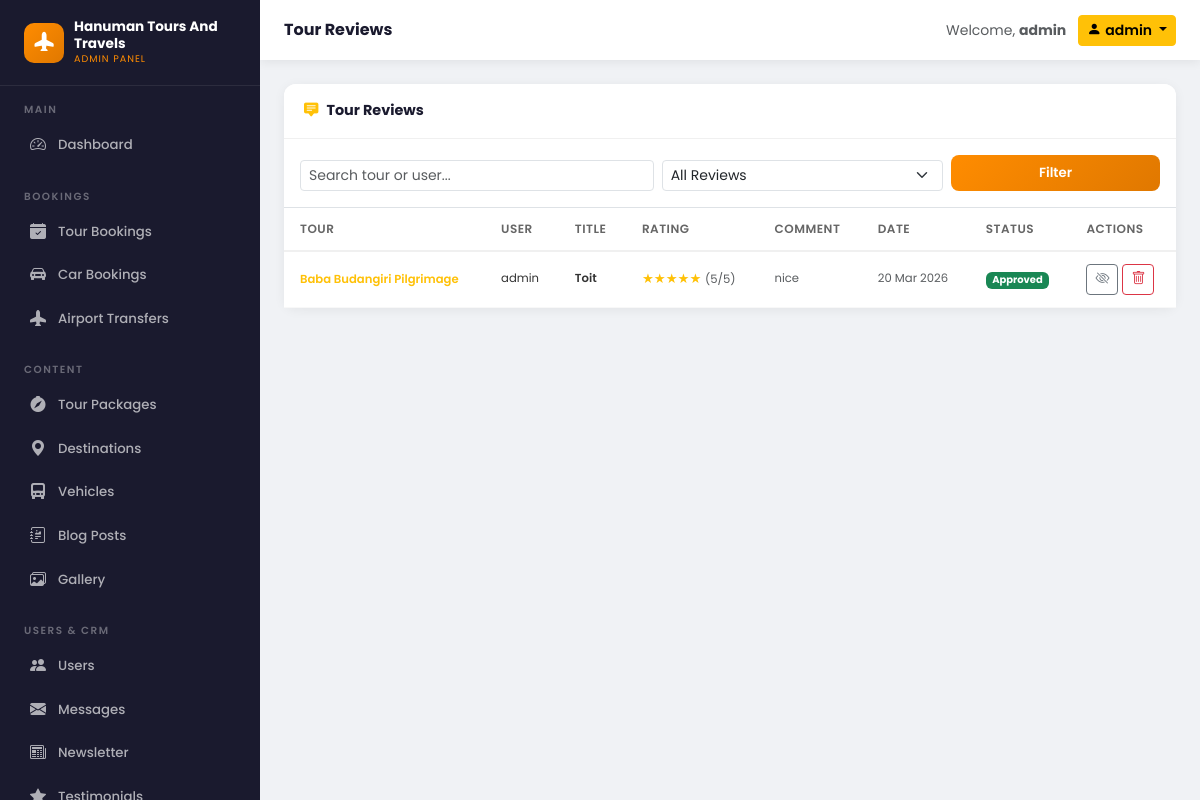
Screenshot of /panel/reviews/ (signed in) with the database file from the repository.
### tours/models.py (models this page shows, shortened)
class Review(models.Model):
    tour = models.ForeignKey(TourPackage, on_delete=models.CASCADE, related_name='reviews')
    user = models.ForeignKey(User, on_delete=models.CASCADE)
    rating = models.PositiveSmallIntegerField(choices=[(i, i) for i in range(1, 6)])
    title = models.CharField(max_length=200)
    comment = models.TextField()
    is_approved = models.BooleanField(default=False)
    created_at = models.DateTimeField(auto_now_add=True)
    class Meta:
        ordering = ['-created_at']
        unique_together = ['tour', 'user']

class TourPackage(models.Model):
    DIFFICULTY_CHOICES = [
        ('easy', 'Easy'),
        ('moderate', 'Moderate'),
        ('challenging', 'Challenging'),
    ]
    TYPE_CHOICES = [
        ('adventure', 'Adventure'),
        ('cultural', 'Cultural'),
        ('religious', 'Religious'),
        ('beach', 'Beach'),
        ('hill', 'Hill Station'),
        ('wildlife', 'Wildlife'),
        ('honeymoon', 'Honeymoon'),
        ('family', 'Family'),
    ]
    title = models.CharField(max_length=300)
    slug = models.SlugField(unique=True)
    destination = models.ForeignKey(Destination, on_delete=models.CASCADE, related_name='packages')
    tour_type = models.CharField(max_length=50, choices=TYPE_CHOICES, default='cultural')
    difficulty = models.CharField(max_length=20, choices=DIFFICULTY_CHOICES, default='easy')
    description = models.TextField()
    highlights = models.TextField(help_text='One highlight per line')
    duration_days = models.PositiveIntegerField()
    duration_nights = models.PositiveIntegerField()
    price_per_person = models.DecimalField(max_digits=10, decimal_places=2)
    discounted_price = models.DecimalField(max_digits=10, decimal_places=2, null=True, blank=True)
    max_group_size = models.PositiveIntegerField(default=20)
    min_age = models.PositiveIntegerField(default=5)
    thumbnail = models.ImageField(upload_to='tours/thumbnails/', blank=True)
    thumbnail_url = models.URLField(blank=True, help_text='Auto-filled image URL (used when no file is uploaded)')
    is_featured = models.BooleanField(default=False)
    is_active = models.BooleanField(default=True)
    created_at = models.DateTimeField(auto_now_add=True)
    class Meta:
        ordering = ['-created_at']

### core/custom_admin_views.py (the view)
# urls.py: path('reviews/', v.reviews_list, name='custom_admin_reviews'),
@login_required
@staff_required
def reviews_list(request):
    status = request.GET.get('status', '')
    q = request.GET.get('q', '')
    qs = Review.objects.select_related('user', 'tour').order_by('-created_at')
    if status == 'approved':
        qs = qs.filter(is_approved=True)
    elif status == 'pending':
        qs = qs.filter(is_approved=False)
    if q:
        qs = qs.filter(Q(tour__title__icontains=q) | Q(user__username__icontains=q) | Q(title__icontains=q))
    page = Paginator(qs, 20).get_page(request.GET.get('page'))
    ctx = _sidebar_context()
    ctx.update({
        'reviews': page,
        'status_filter': status,
        'q': q,
        'pending_count': Review.objects.filter(is_approved=False).count(),
    })
    return render(request, 'custom_admin/reviews.html', ctx)

### core/context_processors.py (called while the page is built)
def site_context(request):
    return {
        'SITE_NAME': settings.SITE_NAME,
        'SITE_TAGLINE': settings.SITE_TAGLINE,
        'SITE_PHONE': settings.SITE_PHONE,
        'SITE_EMAIL': settings.SITE_EMAIL,
        'SITE_ADDRESS': settings.SITE_ADDRESS,
        'WHATSAPP_NUMBER': settings.WHATSAPP_NUMBER,
    }

### core/custom_admin_views.py (called while the page is built)
def is_staff(user):
    return user.is_authenticated and (user.is_staff or user.is_superuser)

def _sidebar_context():
    return {
        'pending_tour_bookings': Booking.objects.filter(status='pending').count(),
        'unread_messages': ContactMessage.objects.filter(is_read=False).count(),
        'pending_airport_transfers': AirportTransfer.objects.filter(status='pending').count(),
    }

### templates/custom_admin/reviews.html (shortened to what this page needs)
{% extends 'custom_admin/base.html' %}
{% block page_title %}Tour Reviews{% endblock %}
{% block content %}
<div class="ca-card mb-4">
    <div class="ca-card-header">
        <span><i class="bi bi-chat-square-text-fill text-warning me-2"></i>Tour Reviews
        </span>
    </div>
    <div class="p-3 border-bottom">
        <form method="get" class="row g-2 align-items-end">
            <div class="col-md-5">
                <input type="text" name="q" value="{{ q }}" class="form-control form-control-sm" placeholder="Search tour or user...">
            </div>
            <div class="col-md-4">
                <select name="status" class="form-select form-select-sm">
                    <option value="">All Reviews</option>
                </select>
            </div>
            <div class="col-md-3">
                <button class="btn btn-ca-primary btn-sm w-100">Filter</button>
            </div>
        </form>
    </div>
    <div class="table-responsive">
        <table class="table ca-table mb-0">
            <thead>
                <tr>
                    <th>Tour</th>
                    <th>User</th>
                    <th>Title</th>
                    <th>Rating</th>
                    <th>Comment</th>
                    <th>Date</th>
                    <th>Status</th>
                    <th>Actions</th>
                </tr>
            </thead>
            <tbody>
                {% for review in reviews %}
                <tr>
                    <td>
                        <a href="{% url 'tour_detail' review.tour.slug %}" target="_blank" class="text-warning text-decoration-none fw-semibold small">
                            {{ review.tour.title|truncatewords:4 }}
                        </a>
                    </td>
                    <td class="small">{{ review.user.get_full_name|default:review.user.username }}</td>
                    <td class="small fw-semibold">{{ review.title|truncatewords:5 }}</td>
                    <td>
                        <span class="text-warning">
                            {% for i in "12345" %}{% if forloop.counter <= review.rating %}★{% else %}☆{% endif %}{% endfor %}
                        </span>
                        <small class="text-muted">({{ review.rating }}/5)</small>
                    </td>
                    <td class="small text-muted" style="max-width:200px;">{{ review.comment|truncatewords:10 }}</td>
                    <td class="small text-muted">{{ review.created_at|date:"d M Y" }}</td>
                    <td>
                        {% if review.is_approved %}
                        <span class="badge bg-success">Approved</span>
                        {% else %}
                        <span class="badge bg-warning text-dark">Pending</span>
                        {% endif %}
                    </td>
                    <td>
                        <div class="d-flex gap-1">
                            <form method="post" action="{% url 'custom_admin_review_approve' review.pk %}">
                                <button class="btn btn-sm {% if review.is_approved %}btn-outline-secondary{% else %}btn-success{% endif %}" title="{% if review.is_approved %}Hide{% else %}Approve{% endif %}">
                                    <i class="bi bi-{% if review.is_approved %}eye-slash{% else %}check-lg{% endif %}"></i>
                                </button>
                            </form>
                            <form method="post" action="{% url 'custom_admin_review_delete' review.pk %}" onsubmit="return confirm('Delete this review?')">
                                <button class="btn btn-sm btn-outline-danger" title="Delete">
                                    <i class="bi bi-trash"></i>
                                </button>
                            </form>
                        </div>
                    </td>
                </tr>
                {% endfor %}
            </tbody>
        </table>
    </div>
</div>
{% endblock %}

### templates/custom_admin/base.html (shortened to what this page needs)
{% load static %}
<!DOCTYPE html>
<html lang="en">
<head>
    <link href="https://cdn.jsdelivr.net/npm/bootstrap@5.3.2/dist/css/bootstrap.min.css" rel="stylesheet">
    <link href="https://cdn.jsdelivr.net/npm/bootstrap-icons@1.11.3/font/bootstrap-icons.css" rel="stylesheet">
</head>
<body>
<aside class="ca-sidebar" id="caSidebar">
    <div class="ca-sidebar-brand">
        <div class="ca-brand-icon"><i class="bi bi-airplane-fill"></i></div>
        <div>
            <div class="ca-brand-text">Hanuman Tours And Travels</div>
            <div class="ca-brand-sub">Admin Panel</div>
        </div>
    </div>
    <div class="ca-nav-section">
        <div class="ca-nav-label">Main</div>
        <a href="{% url 'custom_admin_dashboard' %}" class="ca-nav-link {% if request.resolver_match.url_name == 'custom_admin_dashboard' %}active{% endif %}">
            <i class="bi bi-speedometer2"></i> Dashboard
        </a>
    </div>
    <div class="ca-nav-section">
        <div class="ca-nav-label">Bookings</div>
        <a href="{% url 'custom_admin_tour_bookings' %}" class="ca-nav-link {% if 'tour_bookings' in request.resolver_match.url_name %}active{% endif %}">
            <i class="bi bi-calendar-check-fill"></i> Tour Bookings
        </a>
        <a href="{% url 'custom_admin_car_bookings' %}" class="ca-nav-link {% if 'car_bookings' in request.resolver_match.url_name %}active{% endif %}">
            <i class="bi bi-car-front-fill"></i> Car Bookings
        </a>
        <a href="{% url 'admin_airport_transfers' %}" class="ca-nav-link {% if request.resolver_match.url_name == 'admin_airport_transfers' %}active{% endif %}">
            <i class="bi bi-airplane-fill"></i> Airport Transfers
        </a>
    </div>
    <div class="ca-nav-section">
        <div class="ca-nav-label">Content</div>
        <a href="{% url 'custom_admin_tours' %}" class="ca-nav-link {% if request.resolver_match.url_name == 'custom_admin_tours' %}active{% endif %}">
            <i class="bi bi-compass-fill"></i> Tour Packages
        </a>
        <a href="{% url 'custom_admin_destinations' %}" class="ca-nav-link {% if 'destinations' in request.resolver_match.url_name %}active{% endif %}">
            <i class="bi bi-geo-alt-fill"></i> Destinations
        </a>
        <a href="{% url 'custom_admin_vehicles' %}" class="ca-nav-link {% if 'vehicles' in request.resolver_match.url_name %}active{% endif %}">
            <i class="bi bi-truck-front-fill"></i> Vehicles
        </a>
        <a href="{% url 'custom_admin_blog' %}" class="ca-nav-link {% if 'blog' in request.resolver_match.url_name %}active{% endif %}">
            <i class="bi bi-journal-richtext"></i> Blog Posts
        </a>
        <a href="{% url 'custom_admin_gallery' %}" class="ca-nav-link {% if 'gallery' in request.resolver_match.url_name %}active{% endif %}">
            <i class="bi bi-images"></i> Gallery
        </a>
    </div>
    <div class="ca-nav-section">
        <div class="ca-nav-label">Users & CRM</div>
        <a href="{% url 'custom_admin_users' %}" class="ca-nav-link {% if request.resolver_match.url_name == 'custom_admin_users' %}active{% endif %}">
            <i class="bi bi-people-fill"></i> Users
        </a>
        <a href="{% url 'custom_admin_messages' %}" class="ca-nav-link {% if 'messages' in request.resolver_match.url_name %}active{% endif %}">
            <i class="bi bi-envelope-fill"></i> Messages
        </a>
        <a href="{% url 'custom_admin_newsletter' %}" class="ca-nav-link {% if 'newsletter' in request.resolver_match.url_name %}active{% endif %}">
            <i class="bi bi-newspaper"></i> Newsletter
        </a>
        <a href="{% url 'custom_admin_testimonials' %}" class="ca-nav-link {% if 'testimonials' in request.resolver_match.url_name %}active{% endif %}">
            <i class="bi bi-star-fill"></i> Testimonials
        </a>
    </div>
</aside>
<header class="ca-topbar">
    <div class="ca-topbar-left">
        <h1 class="ca-page-title">{% block page_title %}Dashboard{% endblock %}</h1>
    </div>
    <div class="ca-topbar-right">
        <span class="text-muted small d-none d-md-block">Welcome, <strong>{{ request.user.get_full_name|default:request.user.username }}</strong></span>
        <div class="dropdown">
            <button class="btn btn-sm btn-warning dropdown-toggle fw-semibold" data-bs-toggle="dropdown">
                <i class="bi bi-person-fill me-1"></i>{{ request.user.username }}
            </button>
        </div>
    </div>
</header>
<main class="ca-main">
    {% block content %}{% endblock %}
</main>
</body>
</html>

### templates/custom_admin/base.html (style rules this page uses)
:root { --primary: #ff8c00; --primary-dark: #e07800; --dark: #1a1a2e; --dark2: #16213e; --sidebar-w: 260px; }
* { box-sizing: border-box; }
body { font-family: 'Poppins', sans-serif; background: #f0f2f5; margin: 0; }
.ca-sidebar { position: fixed; top: 0; left: 0; width: var(--sidebar-w); height: 100vh; background: var(--dark); overflow-y: auto; z-index: 1000; transition: transform 0.3s; }
.ca-sidebar-brand { padding: 1.2rem 1.5rem; border-bottom: 1px solid rgba(255,255,255,0.08); display: flex; align-items: center; gap: 10px; }
.ca-brand-icon { width: 40px; height: 40px; background: linear-gradient(135deg, var(--primary), var(--primary-dark)); border-radius: 10px; display: flex; align-items: center; justify-content: center; color: #fff; font-size: 1.2rem; flex-shrink: 0; }
.ca-brand-text { color: #fff; font-size: 0.85rem; font-weight: 700; line-height: 1.2; }
.ca-brand-sub { color: var(--primary); font-size: 0.6rem; text-transform: uppercase; letter-spacing: 1px; }
.ca-nav-section { padding: 1rem 1rem 0.3rem; }
.ca-nav-label { color: rgba(255,255,255,0.35); font-size: 0.65rem; text-transform: uppercase; letter-spacing: 1.5px; font-weight: 600; padding: 0 0.5rem; margin-bottom: 0.4rem; }
.ca-nav-link { display: flex; align-items: center; gap: 10px; padding: 0.55rem 0.75rem; border-radius: 8px; color: rgba(255,255,255,0.65); text-decoration: none; font-size: 0.83rem; font-weight: 500; transition: all 0.2s; margin-bottom: 2px; }
.ca-nav-link i { font-size: 1rem; width: 20px; text-align: center; }
.ca-topbar { position: fixed; top: 0; left: var(--sidebar-w); right: 0; height: 60px; background: #fff; box-shadow: 0 2px 10px rgba(0,0,0,0.07); display: flex; align-items: center; justify-content: space-between; padding: 0 1.5rem; z-index: 999; }
.ca-topbar-left { display: flex; align-items: center; gap: 12px; }
.ca-topbar-right { display: flex; align-items: center; gap: 12px; }
.ca-page-title { font-size: 1rem; font-weight: 700; color: var(--dark); margin: 0; }
.ca-main { margin-left: var(--sidebar-w); margin-top: 60px; padding: 1.5rem; min-height: calc(100vh - 60px); }
.ca-card { background: #fff; border-radius: 12px; box-shadow: 0 2px 12px rgba(0,0,0,0.06); border: none; }
.ca-card-header { padding: 1rem 1.25rem; border-bottom: 1px solid #f0f0f0; font-weight: 700; font-size: 0.9rem; color: var(--dark); display: flex; align-items: center; justify-content: space-between; background: #fff; border-radius: 12px 12px 0 0; }
.ca-table { font-size: 0.83rem; }
.ca-table th { font-weight: 600; color: #666; font-size: 0.75rem; text-transform: uppercase; letter-spacing: 0.5px; border-bottom: 2px solid #f0f0f0; padding: 0.75rem 1rem; }
.ca-table td { padding: 0.75rem 1rem; vertical-align: middle; border-bottom: 1px solid #f8f8f8; color: #333; }
.btn-ca-primary { background: linear-gradient(135deg, var(--primary), var(--primary-dark)); color: #fff; border: none; border-radius: 8px; font-size: 0.83rem; font-weight: 600; padding: 0.5rem 1.2rem; }

### rows the page displays
Review: tour "Baba Budangiri Pilgrimage", user.get_full_name "admin", title "Toit", rating "5", comment "nice", created_at "20 Mar 2026", is_approved "Approved"

### other values shown
{{ request.user.get_full_name|default:request.user.username }} "admin"
{{ request.user.username }} "admin"
